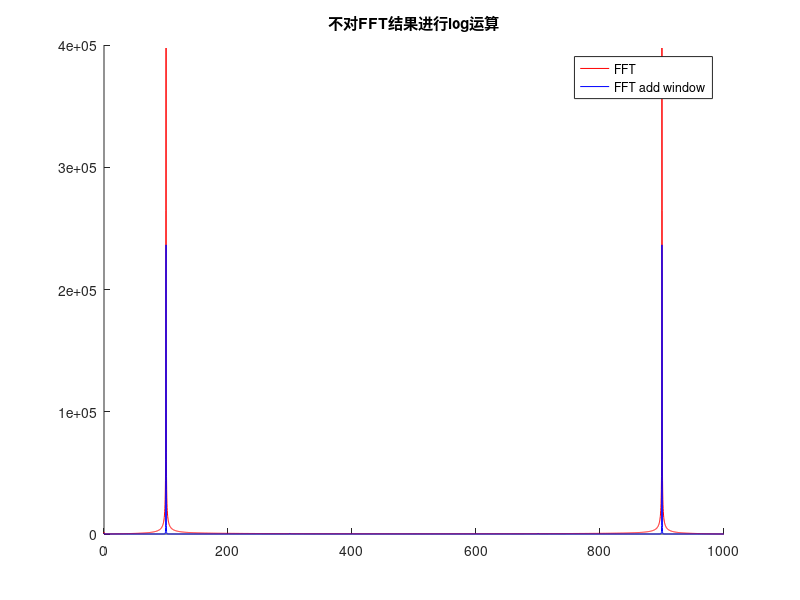
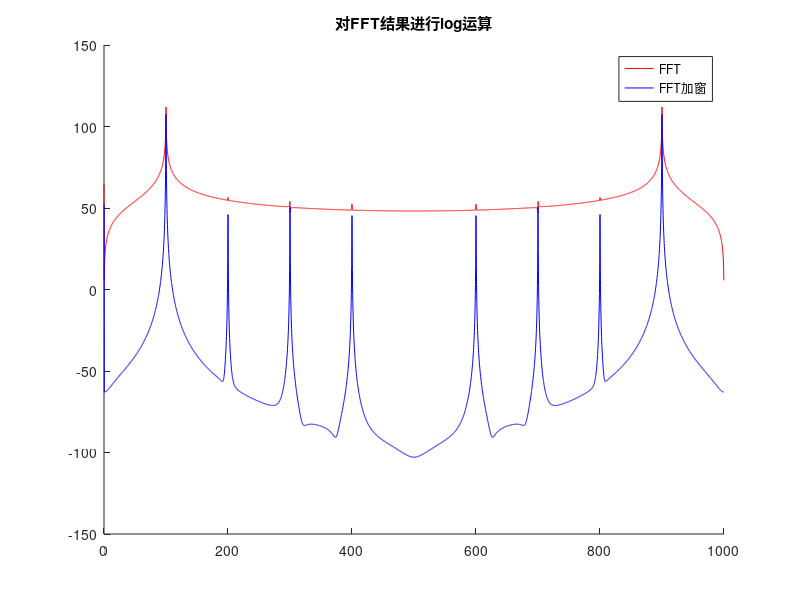

MATLAB code for these plots, in order:
clc;clear all;close all;

FS = 1000;
TS = 1/FS;
f  = 100;
N  = 4096;
t  = (0:N-1)*TS;

sig   = floor(256*cos(2*pi*f*t));
freq  = (0:N-1)/N*FS;

y_ori = fft(sig);
y_new = zeros(1,N);
for m=2:N-1
    y_new(1,m) = 0.5*y_ori(1,m) - 0.25*y_ori(1,m-1) - 0.25*y_ori(1,m+1);
end

figure;
hold on;
plot(freq,abs(y_ori),'r');
plot(freq,abs(y_new),'b');
legend('FFT','FFT add window');
hold off;
title('不对FFT结果进行log运算');

figure;
hold on;
plot(freq,20*log10(abs(y_ori)),'r');
plot(freq,20*log10(abs(y_new)),'b');
legend('FFT','FFT加窗');
hold off;
title('对FFT结果进行log运算');
%%————————————————
